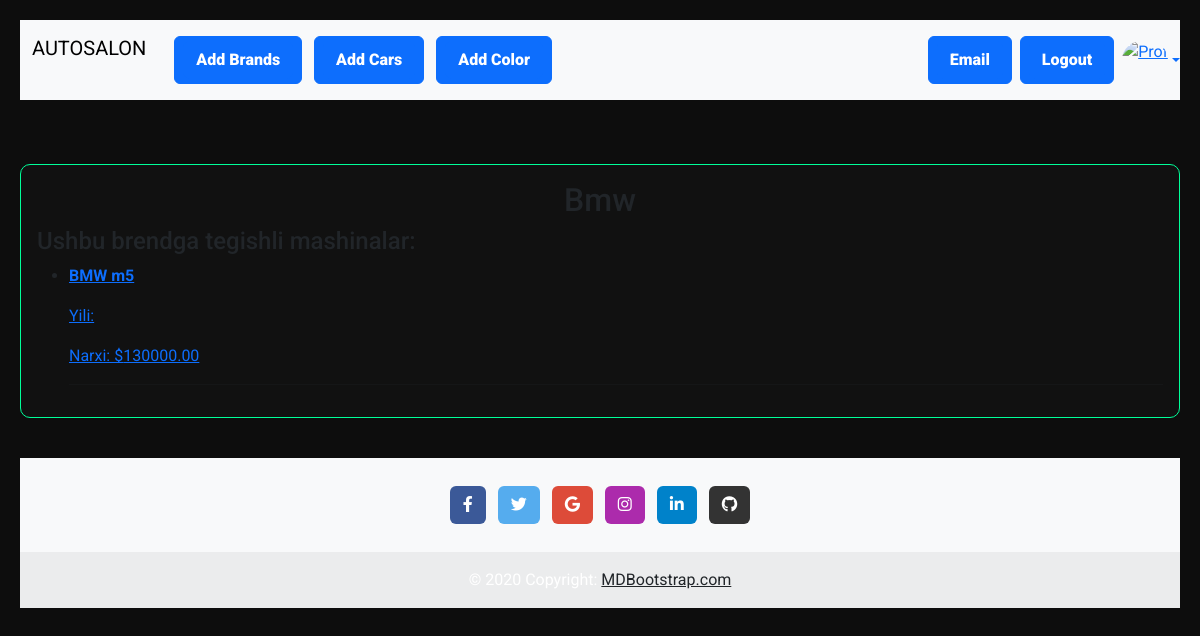
Before: /brand/2/ (signed in) with the older database file.
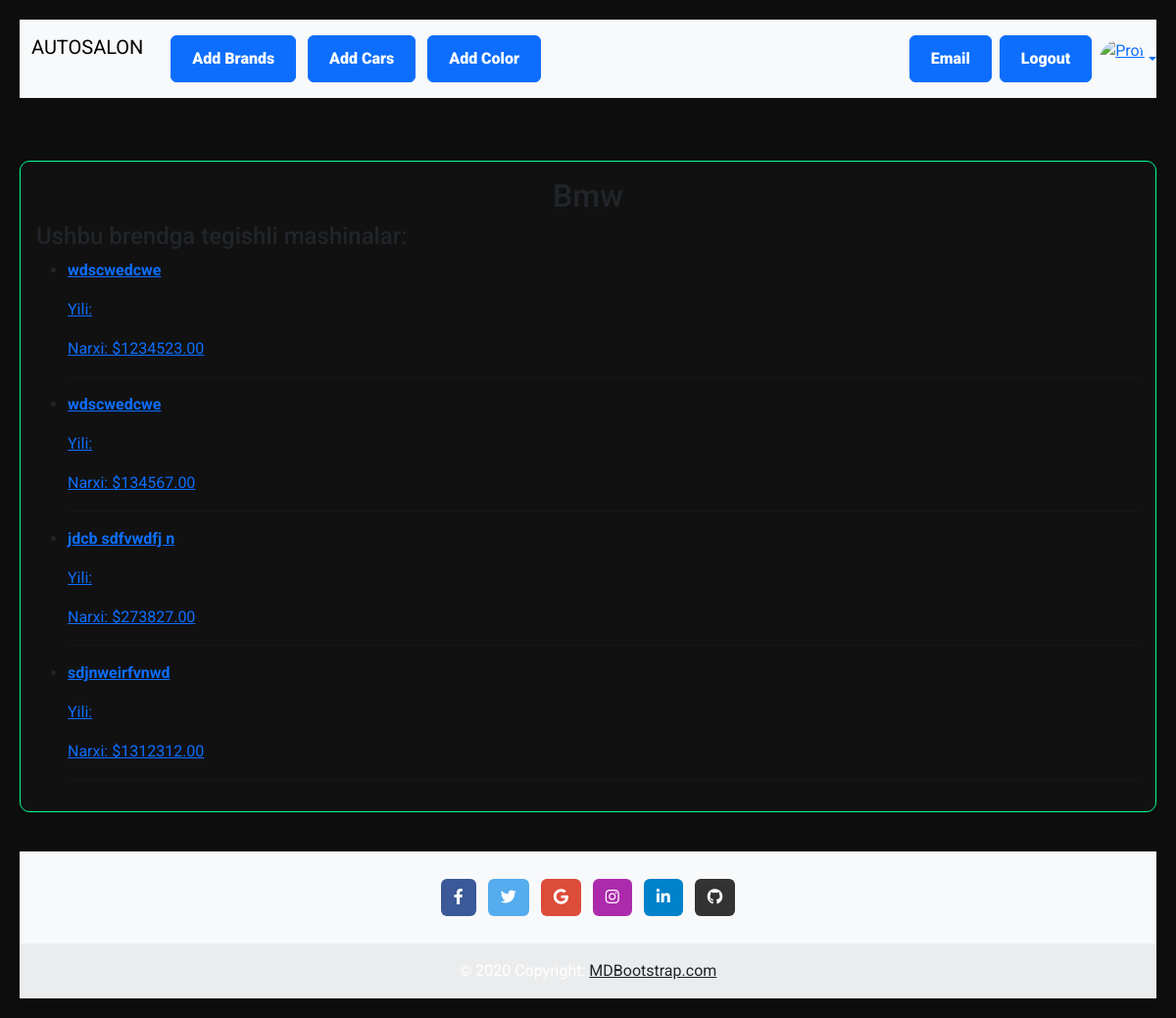
After: the same page with the newer database file.
### main/models.py (models this page shows, shortened)
class Cars(models.Model):
    car_name = models.CharField(max_length=200, verbose_name="Model nomi ")
    brand = models.ForeignKey(Brands, on_delete=models.SET_NULL, null=True, verbose_name="Brand nomi")
    photo = models.ImageField(upload_to="new/photos/", null=True, blank=True, verbose_name="Moshinani rasmi")
    date = models.DateField(null=True, blank=True, verbose_name="Ishlab chirqarilgan vaqti")
    price = models.DecimalField(max_digits=10, decimal_places=2, verbose_name="Narxi")
    color = models.ForeignKey(Color, on_delete=models.SET_NULL, null=True)
    author = models.ForeignKey(User, on_delete=models.PROTECT)
    class  Meta:
        verbose_name_plural = "Moshinalar "
        verbose_name = "Moshina "

### main/views.py (the view)
# urls.py: path('brand/<int:pk>/', BrandDetailView.as_view(), name='brand_detail'),
class BrandDetailView(DetailView):
    model = Brands
    template_name = "brand_cars.html"
    context_object_name = "brand"
    def get_context_data(self, **kwargs):
        context = super().get_context_data(**kwargs)
        context["cars"] = Cars.objects.filter(brand=self.object)
        context["all_brands"] = Brands.objects.all()
        return context

### template/brand_cars.html
{% extends 'base.html' %}
{% block comment %}
<main>
    <div class="container">
        <div class="card mt-4">
            <div class="card-body">
                {% if brand %}
                    <h2 class="card-title text-center">{{ brand.name }}</h2>
                    <h4>Ushbu brendga tegishli mashinalar:</h4>
                    {% if cars %}
                        <ul>
                            {% for car in cars %}
                                <li>
                                    <a href="{% url 'car_detail' pk=car.id %}">
                                        <p><b>{{ car.car_name }}</b></p>
                                        <p>Yili: {{ car.model_year }}</p>
                                        <p>Narxi: ${{ car.price }}</p>
                                    </a>
                                    <hr>
                                </li>
                            {% endfor %}
                        </ul>
                    {% else %}
                        <p>🚗 Hozircha ushbu brendda mashinalar mavjud emas.</p>
                    {% endif %}
                {% else %}
                    <p>❌ Brend topilmadi.</p>
                {% endif %}
            </div>
        </div>
    </div>
</main>
{% endblock comment %}

Changed rows visible on the page:
removed Cars: car_name "BMW m5", price "130000.00"
added Cars: car_name "wdscwedcwe", price "1234523.00"
added Cars: car_name "wdscwedcwe", price "134567.00"
added Cars: car_name "jdcb sdfvwdfj n", price "273827.00"
added Cars: car_name "sdjnweirfvnwd", price "1312312.00"
